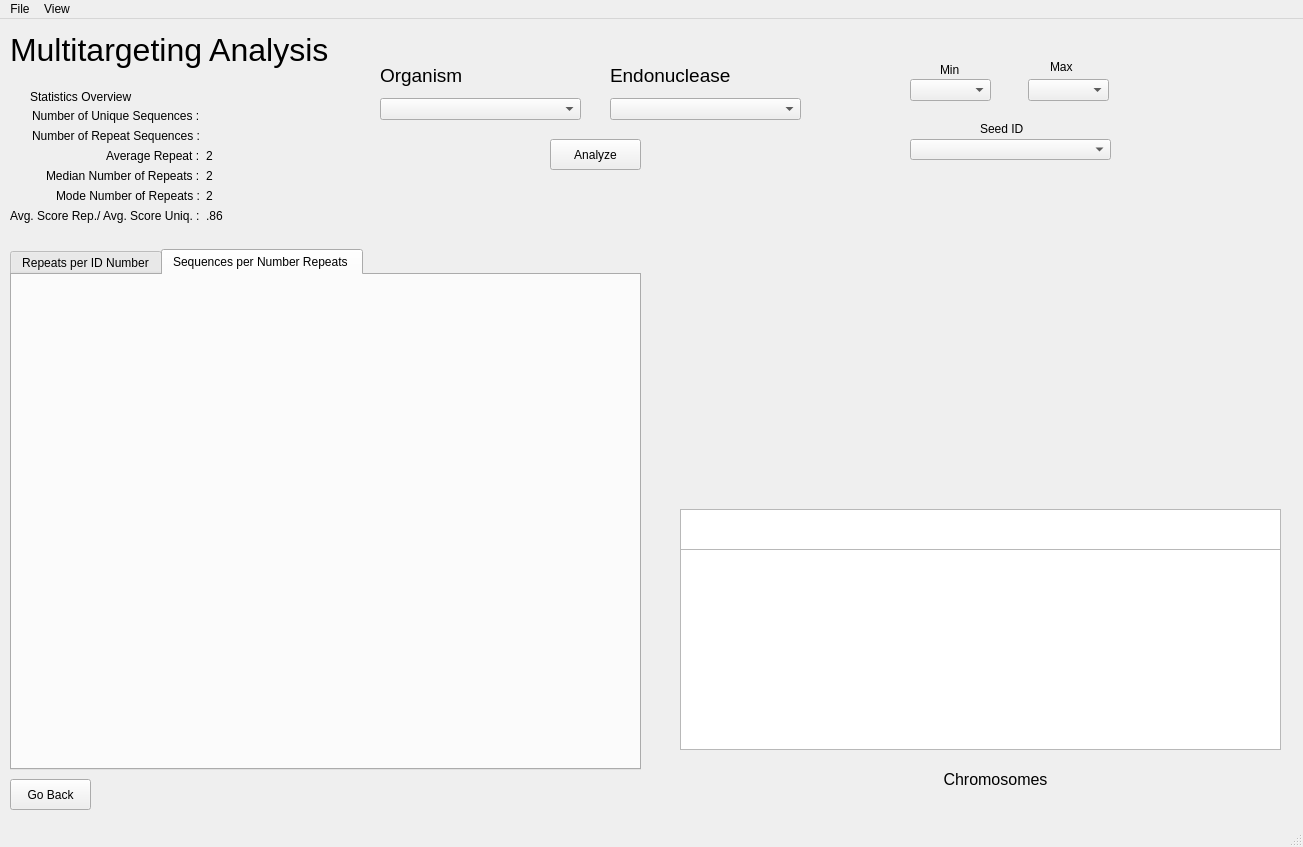
<?xml version="1.0" encoding="UTF-8"?>
<ui version="4.0">
 <class>seed_dropdown</class>
 <widget class="QMainWindow" name="seed_dropdown">
  <property name="geometry">
   <rect>
    <x>0</x>
    <y>0</y>
    <width>1303</width>
    <height>847</height>
   </rect>
  </property>
  <property name="windowTitle">
   <string>MainWindow</string>
  </property>
  <widget class="QWidget" name="centralwidget">
   <widget class="QLabel" name="label">
    <property name="geometry">
     <rect>
      <x>10</x>
      <y>10</y>
      <width>341</width>
      <height>41</height>
     </rect>
    </property>
    <property name="font">
     <font>
      <pointsize>24</pointsize>
     </font>
    </property>
    <property name="text">
     <string>Multitargeting Analysis</string>
    </property>
   </widget>
   <widget class="QWidget" name="verticalLayoutWidget">
    <property name="geometry">
     <rect>
      <x>610</x>
      <y>40</y>
      <width>191</width>
      <height>61</height>
     </rect>
    </property>
    <layout class="QVBoxLayout" name="verticalLayout">
     <item>
      <widget class="QLabel" name="label_2">
       <property name="font">
        <font>
         <pointsize>14</pointsize>
        </font>
       </property>
       <property name="text">
        <string>Endonuclease</string>
       </property>
      </widget>
     </item>
     <item>
      <widget class="QComboBox" name="endo_drop"/>
     </item>
    </layout>
   </widget>
   <widget class="QWidget" name="formLayoutWidget">
    <property name="geometry">
     <rect>
      <x>10</x>
      <y>90</y>
      <width>351</width>
      <height>138</height>
     </rect>
    </property>
    <layout class="QFormLayout" name="formLayout">
     <property name="labelAlignment">
      <set>Qt::AlignRight|Qt::AlignTrailing|Qt::AlignVCenter</set>
     </property>
     <property name="formAlignment">
      <set>Qt::AlignLeading|Qt::AlignLeft|Qt::AlignTop</set>
     </property>
     <item row="0" column="0">
      <widget class="QLabel" name="label_8">
       <property name="text">
        <string>Number of Unique Sequences :</string>
       </property>
      </widget>
     </item>
     <item row="0" column="1">
      <widget class="QLabel" name="nbr_unq">
       <property name="text">
        <string/>
       </property>
      </widget>
     </item>
     <item row="1" column="0">
      <widget class="QLabel" name="label_4">
       <property name="text">
        <string>Number of Repeat Sequences :</string>
       </property>
      </widget>
     </item>
     <item row="2" column="0">
      <widget class="QLabel" name="label_6">
       <property name="text">
        <string>Average Repeat :</string>
       </property>
      </widget>
     </item>
     <item row="2" column="1">
      <widget class="QLabel" name="avg_rep">
       <property name="text">
        <string>2</string>
       </property>
      </widget>
     </item>
     <item row="3" column="0">
      <widget class="QLabel" name="label_22">
       <property name="text">
        <string>Median Number of Repeats :</string>
       </property>
      </widget>
     </item>
     <item row="3" column="1">
      <widget class="QLabel" name="med_rep">
       <property name="text">
        <string>2</string>
       </property>
      </widget>
     </item>
     <item row="4" column="0">
      <widget class="QLabel" name="label_24">
       <property name="text">
        <string>Mode Number of Repeats :</string>
       </property>
      </widget>
     </item>
     <item row="5" column="0">
      <widget class="QLabel" name="label_25">
       <property name="text">
        <string>Avg. Score Rep./ Avg. Score Uniq. :</string>
       </property>
      </widget>
     </item>
     <item row="4" column="1">
      <widget class="QLabel" name="mode_rep">
       <property name="text">
        <string>2</string>
       </property>
      </widget>
     </item>
     <item row="1" column="1">
      <widget class="QLabel" name="nbr_seq">
       <property name="text">
        <string/>
       </property>
      </widget>
     </item>
     <item row="5" column="1">
      <widget class="QLabel" name="scr_lbl">
       <property name="text">
        <string>.86</string>
       </property>
      </widget>
     </item>
    </layout>
   </widget>
   <widget class="QLabel" name="label_10">
    <property name="geometry">
     <rect>
      <x>30</x>
      <y>70</y>
      <width>131</width>
      <height>16</height>
     </rect>
    </property>
    <property name="text">
     <string>Statistics Overview</string>
    </property>
   </widget>
   <widget class="QComboBox" name="chromo_seed">
    <property name="geometry">
     <rect>
      <x>910</x>
      <y>120</y>
      <width>201</width>
      <height>21</height>
     </rect>
    </property>
   </widget>
   <widget class="QTabWidget" name="tabWidget">
    <property name="geometry">
     <rect>
      <x>10</x>
      <y>230</y>
      <width>631</width>
      <height>521</height>
     </rect>
    </property>
    <property name="currentIndex">
     <number>1</number>
    </property>
    <widget class="QWidget" name="tab">
     <attribute name="title">
      <string>Repeats per ID Number</string>
     </attribute>
     <widget class="repeats_vs_seeds_line" name="repeats_vs_seeds_line" native="true">
      <property name="geometry">
       <rect>
        <x>0</x>
        <y>0</y>
        <width>631</width>
        <height>501</height>
       </rect>
      </property>
     </widget>
    </widget>
    <widget class="QWidget" name="tab_2">
     <attribute name="title">
      <string>Sequences per Number Repeats </string>
     </attribute>
     <widget class="seeds_vs_repeats_bar" name="seeds_vs_repeats_bar" native="true">
      <property name="geometry">
       <rect>
        <x>-1</x>
        <y>-31</y>
        <width>631</width>
        <height>521</height>
       </rect>
      </property>
     </widget>
    </widget>
   </widget>
   <widget class="QLabel" name="label_17">
    <property name="geometry">
     <rect>
      <x>940</x>
      <y>40</y>
      <width>31</width>
      <height>21</height>
     </rect>
    </property>
    <property name="text">
     <string>Min</string>
    </property>
   </widget>
   <widget class="QLabel" name="label_18">
    <property name="geometry">
     <rect>
      <x>1050</x>
      <y>40</y>
      <width>31</width>
      <height>16</height>
     </rect>
    </property>
    <property name="text">
     <string>Max</string>
    </property>
   </widget>
   <widget class="QComboBox" name="min_chromo">
    <property name="geometry">
     <rect>
      <x>910</x>
      <y>60</y>
      <width>81</width>
      <height>22</height>
     </rect>
    </property>
   </widget>
   <widget class="QComboBox" name="max_chromo">
    <property name="geometry">
     <rect>
      <x>1028</x>
      <y>60</y>
      <width>81</width>
      <height>22</height>
     </rect>
    </property>
   </widget>
   <widget class="QLabel" name="label_19">
    <property name="geometry">
     <rect>
      <x>980</x>
      <y>100</y>
      <width>51</width>
      <height>20</height>
     </rect>
    </property>
    <property name="text">
     <string>Seed ID</string>
    </property>
   </widget>
   <widget class="QWidget" name="verticalLayoutWidget_2">
    <property name="geometry">
     <rect>
      <x>380</x>
      <y>40</y>
      <width>201</width>
      <height>61</height>
     </rect>
    </property>
    <layout class="QVBoxLayout" name="verticalLayout_2">
     <item>
      <widget class="QLabel" name="label_3">
       <property name="font">
        <font>
         <pointsize>14</pointsize>
        </font>
       </property>
       <property name="text">
        <string>Organism</string>
       </property>
      </widget>
     </item>
     <item>
      <widget class="QComboBox" name="organism_drop"/>
     </item>
    </layout>
   </widget>
   <widget class="QPushButton" name="Analyze_Button">
    <property name="geometry">
     <rect>
      <x>550</x>
      <y>120</y>
      <width>91</width>
      <height>31</height>
     </rect>
    </property>
    <property name="text">
     <string>Analyze</string>
    </property>
   </widget>
   <widget class="QLabel" name="label_5">
    <property name="geometry">
     <rect>
      <x>710</x>
      <y>740</y>
      <width>571</width>
      <height>41</height>
     </rect>
    </property>
    <property name="text">
     <string>&lt;html&gt;&lt;head/&gt;&lt;body&gt;&lt;p align=&quot;center&quot;&gt;&lt;span style=&quot; font-size:12pt;&quot;&gt;Chromosomes&lt;/span&gt;&lt;/p&gt;&lt;/body&gt;&lt;/html&gt;</string>
    </property>
   </widget>
   <widget class="QPushButton" name="back_button">
    <property name="geometry">
     <rect>
      <x>10</x>
      <y>760</y>
      <width>81</width>
      <height>31</height>
     </rect>
    </property>
    <property name="text">
     <string>Go Back</string>
    </property>
   </widget>
   <widget class="repeats_vs_chromo" name="repeats_vs_chromo" native="true">
    <property name="geometry">
     <rect>
      <x>679</x>
      <y>150</y>
      <width>601</width>
      <height>331</height>
     </rect>
    </property>
   </widget>
   <widget class="QGraphicsView" name="graphicsView">
    <property name="geometry">
     <rect>
      <x>680</x>
      <y>530</y>
      <width>601</width>
      <height>201</height>
     </rect>
    </property>
   </widget>
   <widget class="QGraphicsView" name="graphicsView_2">
    <property name="geometry">
     <rect>
      <x>680</x>
      <y>490</y>
      <width>601</width>
      <height>41</height>
     </rect>
    </property>
   </widget>
  </widget>
  <widget class="QMenuBar" name="menubar">
   <property name="geometry">
    <rect>
     <x>0</x>
     <y>0</y>
     <width>1303</width>
     <height>22</height>
    </rect>
   </property>
   <widget class="QMenu" name="menuFile">
    <property name="title">
     <string>File</string>
    </property>
    <addaction name="actionUpload_Organism"/>
   </widget>
   <widget class="QMenu" name="menuView">
    <property name="title">
     <string>View</string>
    </property>
    <addaction name="actionCASPER"/>
   </widget>
   <addaction name="menuFile"/>
   <addaction name="menuView"/>
  </widget>
  <widget class="QStatusBar" name="statusbar"/>
  <action name="actionUpload_Organism">
   <property name="text">
    <string>Upload Organism</string>
   </property>
  </action>
  <action name="actionGenome_Viewer">
   <property name="text">
    <string>Genome Viewer</string>
   </property>
  </action>
  <action name="actionLocation_List">
   <property name="text">
    <string>Location List</string>
   </property>
  </action>
  <action name="actionMain">
   <property name="text">
    <string>Main</string>
   </property>
  </action>
  <action name="actionCASPER">
   <property name="text">
    <string>CASPER</string>
   </property>
  </action>
 </widget>
 <customwidgets>
  <customwidget>
   <class>repeats_vs_chromo</class>
   <extends>QWidget</extends>
   <header>repeats_vs_chromo.h</header>
   <container>1</container>
  </customwidget>
  <customwidget>
   <class>seeds_vs_repeats_bar</class>
   <extends>QWidget</extends>
   <header>seeds_vs_repeats_bar.h</header>
   <container>1</container>
  </customwidget>
  <customwidget>
   <class>repeats_vs_seeds_line</class>
   <extends>QWidget</extends>
   <header>repeats_vs_seeds_line.h</header>
   <container>1</container>
  </customwidget>
 </customwidgets>
 <resources/>
 <connections/>
</ui>
